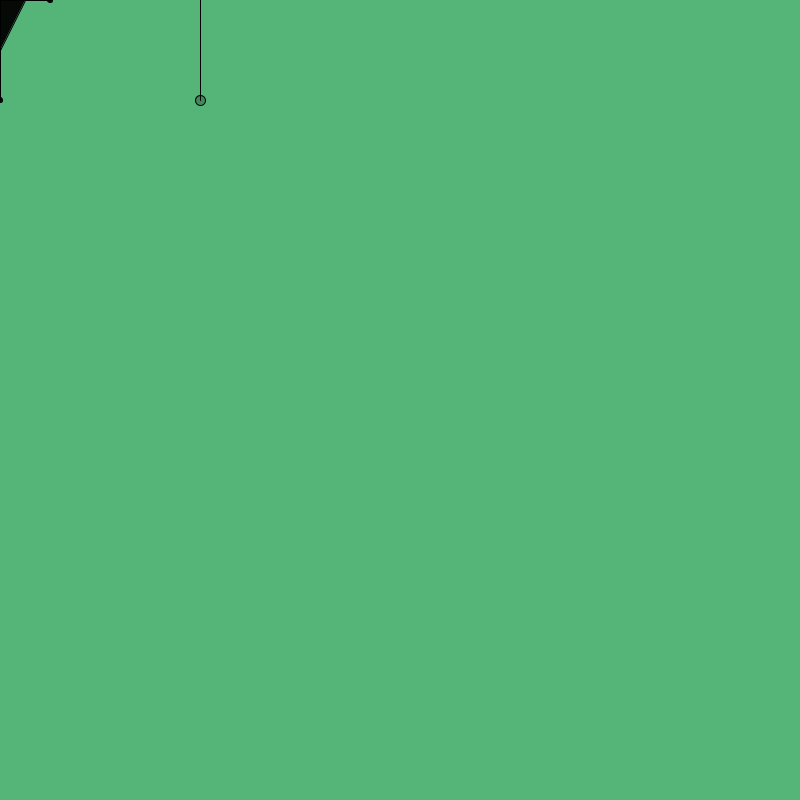
Frame 1 (no input)
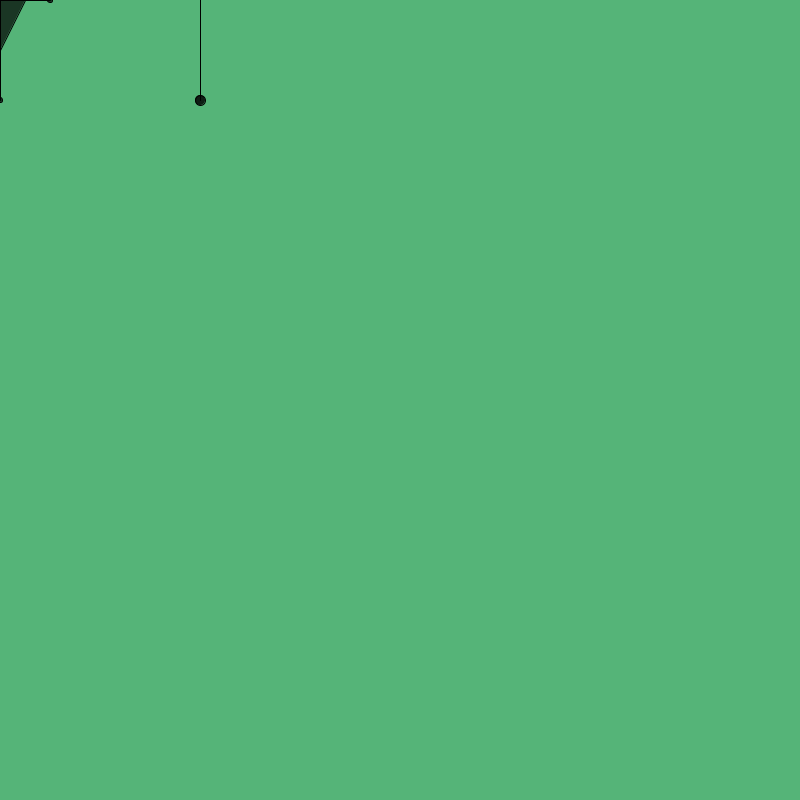
Frame 60 (the mouse pressed at the canvas centre just before this capture)
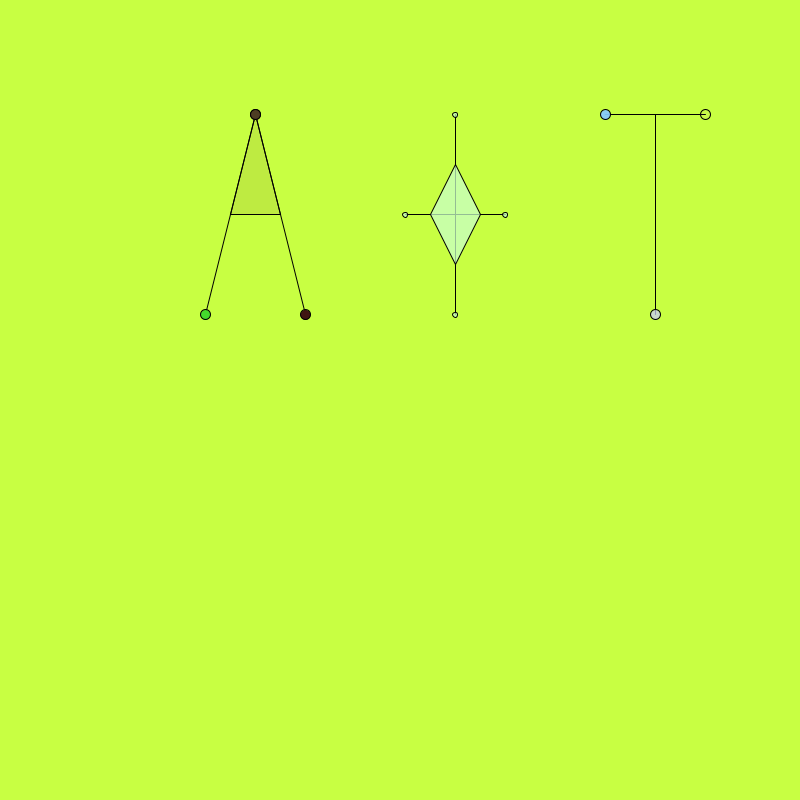
Frame 120 (the mouse held since frame 60 and released just before this capture)

The Processing sketch that drew these frames (run headless with seeded random() and noise(); from frame 60 on, the mouse is pressed at the canvas centre):

// Processing sketch: processing_97408
// ── processing_97408.pde

void setup () {
  size ( 800, 800);
  background (85, 180, 120);
  smooth(8);
}
void draw () {

  
  background(85, 180, 120);
  pushMatrix();
  if (mousePressed){

  background(mouseX/2, mouseX/10*mouseY/10, mouseY/6, random(0, 255));
     translate((mouseX-250)*random(-1, 1), (mouseY-200)*random(-1, 1) );
};


  translate(mouseX-250, mouseY-200 );
//draw a
  fill(random(0, 255), random(0, 255), random(0, 255), random(0, 255));
  triangle(50, 100, 25, 200, 75, 200);
  
  line(50, 100, 0, 300);
  line(50, 100, 100, 300);
  line(25, 200, 75, 200);
  fill(random(0, 100), random(0, 255), random(0, 100));
  ellipse(0, 300, 10, 10);
   fill(random(0, 100), random(0, 100), random(0, 255));
  ellipse(100, 300, 10, 10);
fill(random(0, 255), random(0, 100), random(0, 100));
  ellipse(50, 100, 10, 10);
   fill(random(0, 255), random(0, 100), random(0, 100));
  ellipse(50, 100, 10, 10);
 
  //draw +
  fill(mouseX/2, mouseX/5*mouseY/5, mouseY/2, random(0,255));
  line(200, 200, 300, 200);
  line(250, 100, 250, 300);
  
quad(225, 200, 250, 150, 275, 200, 250, 250);

ellipse(200, 200, 5, 5);
ellipse(300, 200, 5, 5);
ellipse(250, 100, 5, 5);
ellipse(250, 300, 5, 5);
//darw t
fill(mouseY/3, mouseX/2, mouseX+mouseY-77, random(0, 255));
  line(400, 100, 500, 100);
  line(450, 100, 450, 300);
  ellipse(400, 100, 10, 10);
  fill(mouseY/2, mouseX/3, mouseX+mouseY-100, random(0, 255));
  ellipse(500, 100, 10, 10);
  fill(mouseY/2, mouseX/2, mouseX+mouseY-150, random(0, 255));
  ellipse(450, 300, 10, 10);
  popMatrix();
  
}
